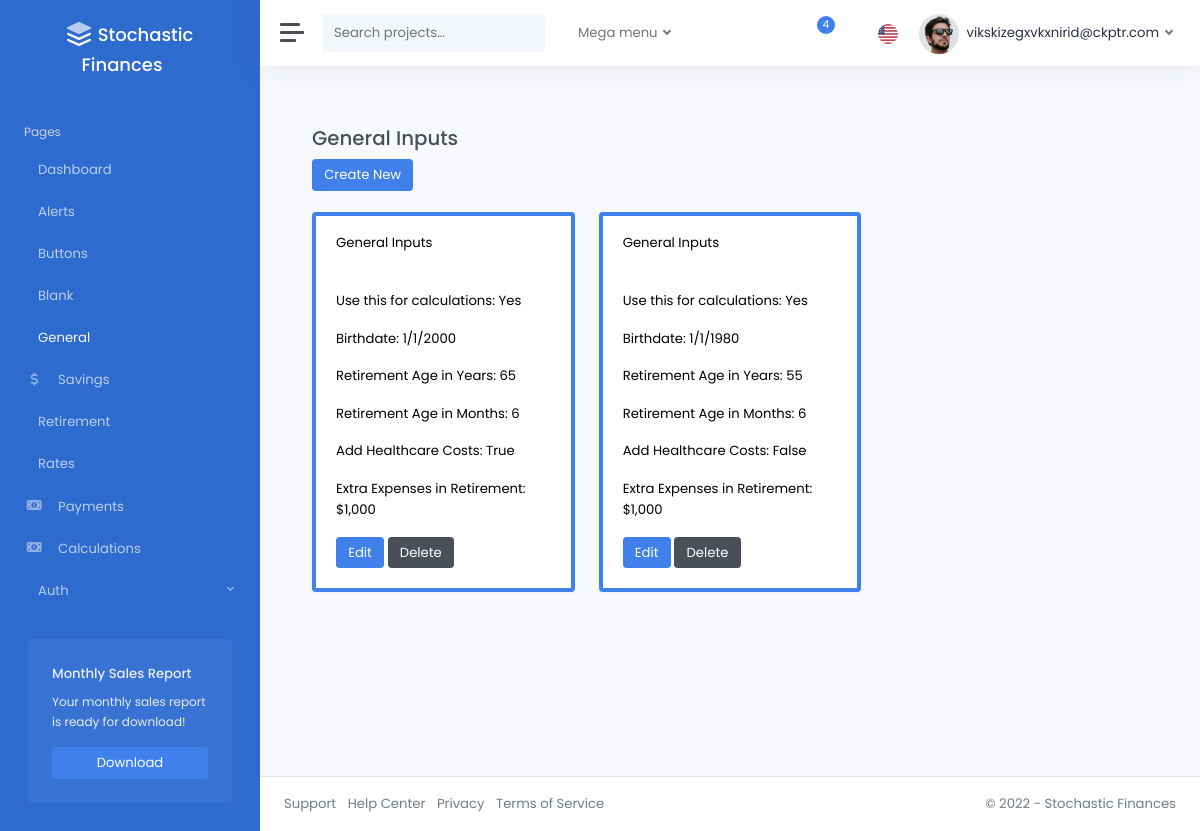
The page /general/ (signed in) on the database as committed earlier.
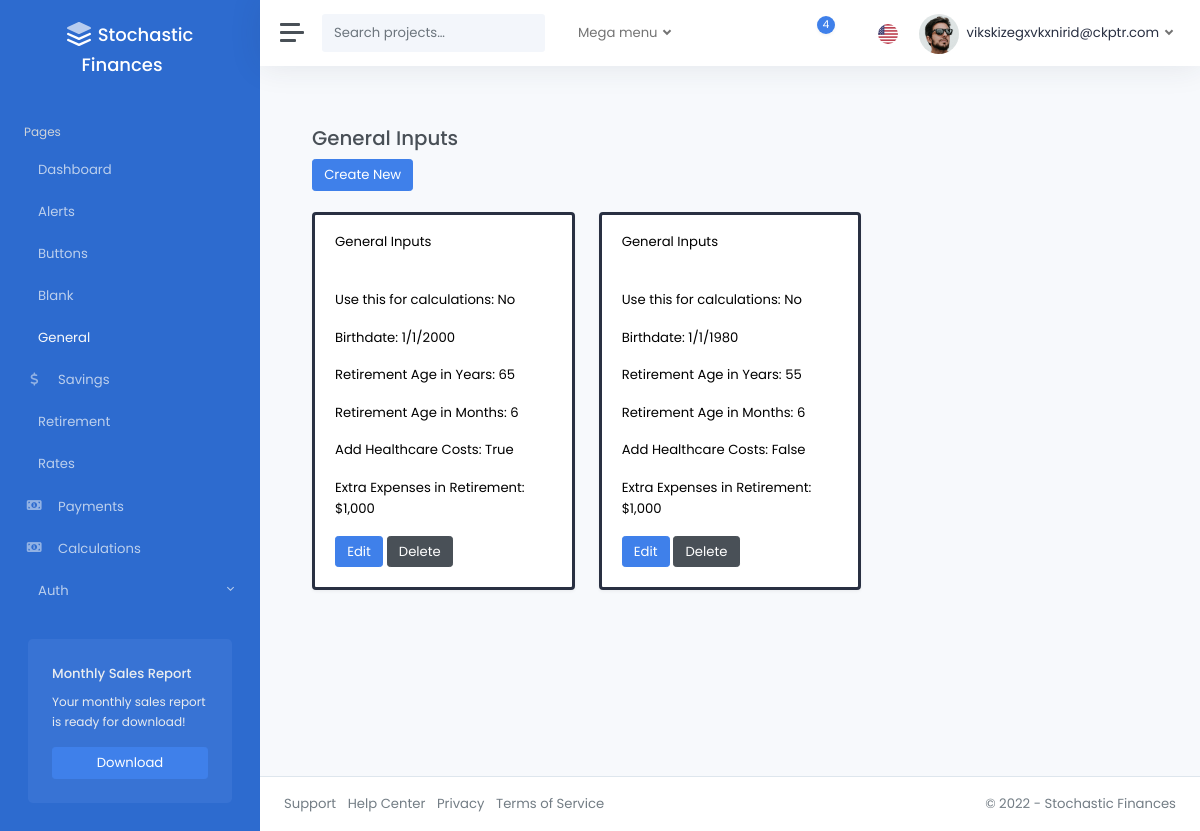
The same page on the database as committed later.
### pages/models.py (models this page shows)
class GeneralInputsModel(models.Model):
    is_active = models.BooleanField(
        default=False,
    )
    birthdate = models.DateField(
        validators=[validate_range_birthdate],
    )
    retirement_age_yrs = models.IntegerField(
        validators=[validate_range_age_yrs],
    )
    retirement_age_mos = models.IntegerField(
        validators=[validate_range_age_mos],
    )
    add_healthcare = models.BooleanField(
        default=False,
    )
    retirement_extra_expenses = models.FloatField(
        validators=[validate_retirement_extra_expenses, decimal_validator],
        default=0,
    )
    created_by = models.ForeignKey(
        CustomUser,
        related_name="general_inputs",
        on_delete=models.CASCADE,
        null=True,
        blank=True,
    )
    modified_at = models.DateTimeField(auto_now=True)
    class Meta:
        verbose_name_plural = "General_Inputs"

### pages/views.py (the view)
# urls.py: path("general/", general_inputs_dashboard, name="general_inputs_dashboard"),
@login_required
def general_inputs_dashboard(request):
    general_inputs_models = GeneralInputsModel.objects.filter(created_by=request.user)
    return render(
        request,
        "pages/general_inputs.html",
        {"general_inputs": general_inputs_models},
    )

### templates/pages/general_inputs.html (shortened to what this page needs)
{% extends 'layouts/_base.html' %}
{% load static %}
{% block content %}
<div class="container">
  <br />
  <h3>General Inputs</h3>
  <div>
    <a href="{% url 'general_inputs_create'%}" class="btn btn-primary">Create New</a>
  </div>
  <br />
  <div class="row">
    {% for item in general_inputs %}
      <div class="col-md-4">
        <div class="card shadow {% if item.is_active %}border-primary{% else %}border-dark{% endif %} mb-3 text-black" style="border-width: {% if item.is_active %}4px{% else %}3px{% endif %};">
          <div class="card-header">General Inputs</div>
          <div class="card-body">
            <p class="card-text">Use this for calculations: {{ item.is_active|yesno|title }}</p>
            <p class="card-text">Birthdate: {{ item.birthdate|date:"n/j/Y" }}</p>
            <p class="card-text">Retirement Age in Years: {{ item.retirement_age_yrs }}</p>
            <p class="card-text">Retirement Age in Months: {{ item.retirement_age_mos }}</p>
            <p class="card-text">Add Healthcare Costs: {{ item.add_healthcare }}</p>
            <p class="card-text">Extra Expenses in Retirement: ${{ item.retirement_extra_expenses|floatformat:"0g" }}</p>
            <a href="{% url 'general_inputs_edit' item.id %}" class="btn btn-primary">Edit</a>
            <a href="{% url 'general_inputs_delete' item.id %}" class="btn btn-secondary">Delete</a>
          </div>
        </div>
      </div>
    {% endfor %}
  </div>
</div>
{% endblock %}

Rows that differ between the two databases and show on the page:
changed GeneralInputsModel "True": is_active "Yes" → "No"
changed GeneralInputsModel "False": is_active "Yes" → "No"
